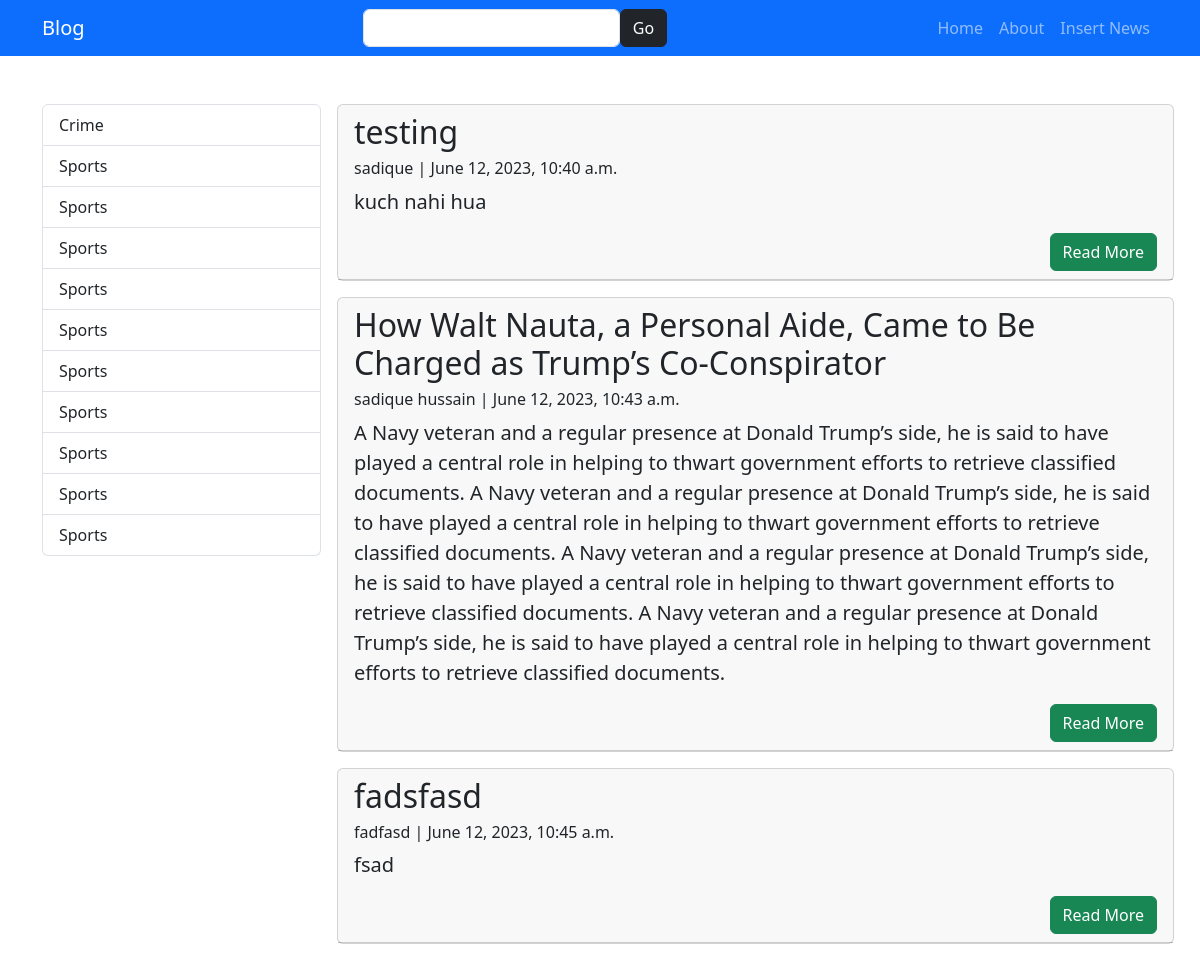
The page / on the database its author committed.
### contentwork/models.py (models this page shows, shortened)
class Post(models.Model):
    title = models.CharField(max_length=200)
    author = models.CharField(max_length=200)
    category = models.CharField(max_length=100)
    content = models.TextField()
    date_of_post = models.DateTimeField(auto_now=True)

### contentwork/views.py (the view)
# urls.py: path("",home),
def home(r):
    data = Post.objects.all()
    return render(r, "home.html",{"postData":data})

### templates/home.html
{% extends 'base.html' %}
{% block content %}
    <div class="container">
        <div class="d-flex mt-5 gap-3 ">
            <div class="col-3">
                <div class="list-group">
                    <a href="" class="list-group-item list-group-item-action">Crime</a>
                    <a href="" class="list-group-item list-group-item-action">Sports</a>
                    <a href="" class="list-group-item list-group-item-action">Sports</a>
                    <a href="" class="list-group-item list-group-item-action">Sports</a>
                    <a href="" class="list-group-item list-group-item-action">Sports</a>
                    <a href="" class="list-group-item list-group-item-action">Sports</a>
                    <a href="" class="list-group-item list-group-item-action">Sports</a>
                    <a href="" class="list-group-item list-group-item-action">Sports</a>
                    <a href="" class="list-group-item list-group-item-action">Sports</a>
                    <a href="" class="list-group-item list-group-item-action">Sports</a>
                    <a href="" class="list-group-item list-group-item-action">Sports</a>
                </div>
            </div>
            <div class="col-9">
                {% for news in postData %}
                <div class="card mb-3">
                    <div class="card-header">
                        <h2>{{ news.title }}</h2>
                        <h6>{{ news.author }} | {{ news.date_of_post }}</h6>
                        <p class="lead">{{ news.content }}</p>
                        <div class="d-flex justify-content-end">
                            <a href="" class="btn btn-success">Read More</a>
                        </div>
                    </div>
                </div>
                {% endfor %}
            </div>
        </div>
    </div>
{% endblock %}

### templates/base.html (shortened to what this page needs)
<!DOCTYPE html>
<html lang="en">
<head>
    <link href="https://cdn.jsdelivr.net/npm/bootstrap@5.3.0/dist/css/bootstrap.min.css" rel="stylesheet">
</head>
<body>
    <div class="navbar navbar-expand-lg navbar-dark bg-primary">
        <div class="container">
            <a href="" class="navbar-brand">Blog</a>
            <form action="" class="d-flex">
                <input type="text" class="form-control">
                <button type="submit" class="btn btn-dark">Go</button>
            </form>
            <div class="navbar-nav">
                <a href="/" class="nav-link nav-item">Home</a>
                <a href="" class="nav-link nav-item">About </a>
                <a href="/insert" class="nav-link nav-item">Insert News</a>
            </div>
        </div>
    </div>
    {% block content %}
    {% endblock %}
</body>
</html>

### rows shown on the page
Post: title "testing", author "sadique", date_of_post "June 12, 2023, 10:40 a.m.", content "kuch nahi hua"
Post: title "How Walt Nauta, a Personal Aide, Came to Be Charged as Trump’s Co-Conspirator", author "sadique hussain", date_of_post "June 12, 2023, 10:43 a.m.", content "A Navy veteran and a regular presence at Donald Trump’s side, he is said to have played a central role in helping to thwart government efforts to retrieve classified documents. A Navy veteran and a regular presence at Donald Trump’s side, he is said to have played a central role in helping to thwart government efforts to retrieve classified documents. A Navy veteran and a regular presence at Donald Trump’s side, he is said to have played a central role in helping to thwart government efforts to retrieve classified documents. A Navy veteran and a regular presence at Donald Trump’s side, he is said to have played a central role in helping to thwart government efforts to retrieve classified…"
Post: title "fadsfasd", author "fadfasd", date_of_post "June 12, 2023, 10:45 a.m.", content "fsad"
